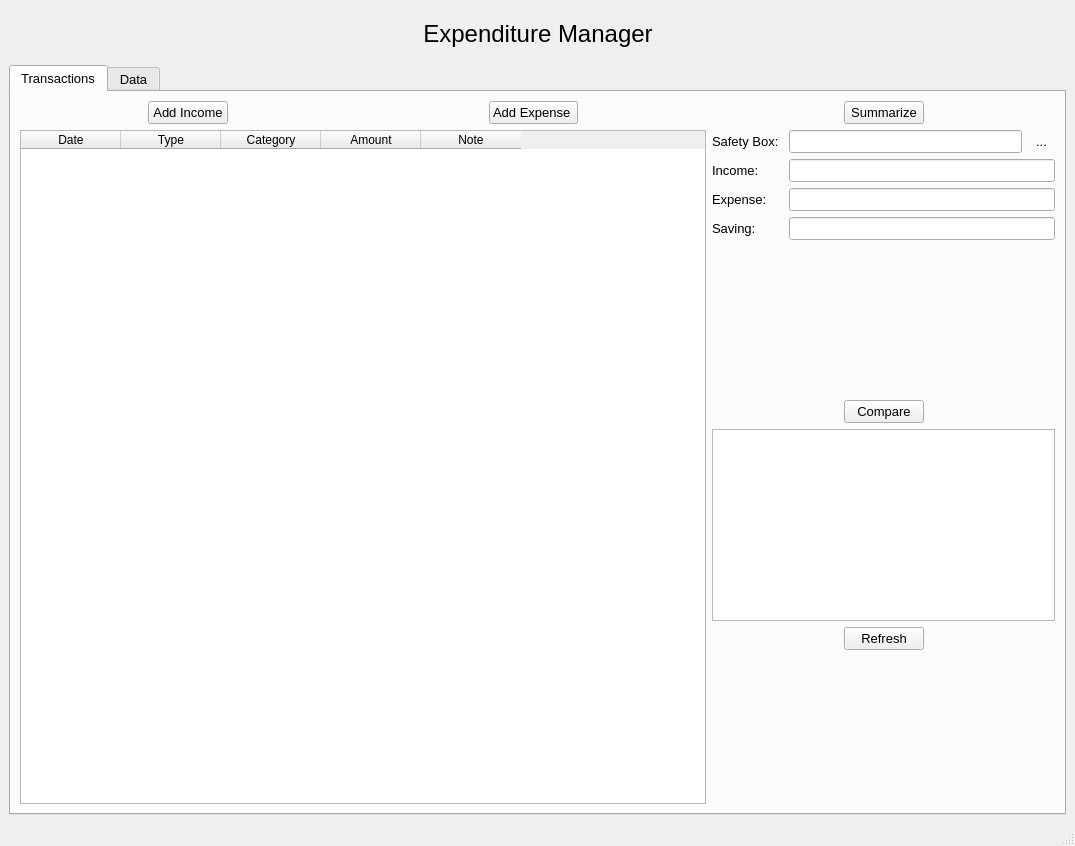
<?xml version="1.0" encoding="UTF-8"?>
<ui version="4.0">
 <class>MainWindow</class>
 <widget class="QMainWindow" name="MainWindow">
  <property name="geometry">
   <rect>
    <x>0</x>
    <y>0</y>
    <width>1075</width>
    <height>846</height>
   </rect>
  </property>
  <property name="font">
   <font>
    <pointsize>10</pointsize>
   </font>
  </property>
  <property name="windowTitle">
   <string>Expenditure Manager</string>
  </property>
  <widget class="QWidget" name="centralwidget">
   <layout class="QVBoxLayout" name="verticalLayout_5" stretch="1,15">
    <item>
     <layout class="QHBoxLayout" name="horizontalLayout">
      <item>
       <spacer name="horizontalSpacer_2">
        <property name="orientation">
         <enum>Qt::Horizontal</enum>
        </property>
        <property name="sizeHint" stdset="0">
         <size>
          <width>40</width>
          <height>20</height>
         </size>
        </property>
       </spacer>
      </item>
      <item>
       <widget class="QLabel" name="label">
        <property name="text">
         <string>&lt;html&gt;&lt;head/&gt;&lt;body&gt;&lt;p&gt;&lt;span style=&quot; font-size:18pt;&quot;&gt;Expenditure Manager&lt;/span&gt;&lt;/p&gt;&lt;/body&gt;&lt;/html&gt;</string>
        </property>
        <property name="alignment">
         <set>Qt::AlignCenter</set>
        </property>
       </widget>
      </item>
      <item>
       <spacer name="horizontalSpacer">
        <property name="orientation">
         <enum>Qt::Horizontal</enum>
        </property>
        <property name="sizeHint" stdset="0">
         <size>
          <width>31</width>
          <height>33</height>
         </size>
        </property>
       </spacer>
      </item>
     </layout>
    </item>
    <item>
     <widget class="QTabWidget" name="tabWidget">
      <property name="sizePolicy">
       <sizepolicy hsizetype="Preferred" vsizetype="Preferred">
        <horstretch>0</horstretch>
        <verstretch>0</verstretch>
       </sizepolicy>
      </property>
      <property name="currentIndex">
       <number>0</number>
      </property>
      <widget class="QWidget" name="tabTransactions">
       <attribute name="title">
        <string>Transactions</string>
       </attribute>
       <layout class="QHBoxLayout" name="horizontalLayout_10" stretch="0">
        <item>
         <layout class="QHBoxLayout" name="horizontalLayout_9" stretch="2,1">
          <item>
           <layout class="QVBoxLayout" name="verticalLayout_2" stretch="0,0">
            <item>
             <layout class="QHBoxLayout" name="horizontalLayout_2">
              <item>
               <spacer name="horizontalSpacer_4">
                <property name="orientation">
                 <enum>Qt::Horizontal</enum>
                </property>
                <property name="sizeHint" stdset="0">
                 <size>
                  <width>40</width>
                  <height>20</height>
                 </size>
                </property>
               </spacer>
              </item>
              <item>
               <widget class="QPushButton" name="btnAdd_Income">
                <property name="text">
                 <string>Add Income</string>
                </property>
               </widget>
              </item>
              <item>
               <spacer name="horizontalSpacer_3">
                <property name="orientation">
                 <enum>Qt::Horizontal</enum>
                </property>
                <property name="sizeHint" stdset="0">
                 <size>
                  <width>40</width>
                  <height>20</height>
                 </size>
                </property>
               </spacer>
              </item>
              <item>
               <spacer name="horizontalSpacer_5">
                <property name="orientation">
                 <enum>Qt::Horizontal</enum>
                </property>
                <property name="sizeHint" stdset="0">
                 <size>
                  <width>40</width>
                  <height>20</height>
                 </size>
                </property>
               </spacer>
              </item>
              <item>
               <widget class="QPushButton" name="btnAdd_Expense">
                <property name="text">
                 <string>Add Expense </string>
                </property>
               </widget>
              </item>
              <item>
               <spacer name="horizontalSpacer_6">
                <property name="orientation">
                 <enum>Qt::Horizontal</enum>
                </property>
                <property name="sizeHint" stdset="0">
                 <size>
                  <width>40</width>
                  <height>20</height>
                 </size>
                </property>
               </spacer>
              </item>
             </layout>
            </item>
            <item>
             <widget class="QTableWidget" name="tableInfor">
              <attribute name="verticalHeaderStretchLastSection">
               <bool>true</bool>
              </attribute>
              <column>
               <property name="text">
                <string>Date</string>
               </property>
              </column>
              <column>
               <property name="text">
                <string>Type</string>
               </property>
              </column>
              <column>
               <property name="text">
                <string>Category</string>
               </property>
              </column>
              <column>
               <property name="text">
                <string>Amount</string>
               </property>
              </column>
              <column>
               <property name="text">
                <string>Note</string>
               </property>
              </column>
             </widget>
            </item>
           </layout>
          </item>
          <item>
           <layout class="QVBoxLayout" name="verticalLayout" stretch="1,3,1,1,0,1,1">
            <item>
             <layout class="QHBoxLayout" name="horizontalLayout_6">
              <item>
               <spacer name="horizontalSpacer_11">
                <property name="orientation">
                 <enum>Qt::Horizontal</enum>
                </property>
                <property name="sizeHint" stdset="0">
                 <size>
                  <width>40</width>
                  <height>20</height>
                 </size>
                </property>
               </spacer>
              </item>
              <item>
               <widget class="QPushButton" name="btnSummarize">
                <property name="text">
                 <string>Summarize</string>
                </property>
               </widget>
              </item>
              <item>
               <spacer name="horizontalSpacer_12">
                <property name="orientation">
                 <enum>Qt::Horizontal</enum>
                </property>
                <property name="sizeHint" stdset="0">
                 <size>
                  <width>40</width>
                  <height>20</height>
                 </size>
                </property>
               </spacer>
              </item>
             </layout>
            </item>
            <item>
             <layout class="QGridLayout" name="gridLayout">
              <item row="4" column="0">
               <widget class="QLabel" name="label_2">
                <property name="text">
                 <string>Saving:</string>
                </property>
               </widget>
              </item>
              <item row="4" column="2">
               <widget class="QLineEdit" name="txtSaving"/>
              </item>
              <item row="0" column="0">
               <widget class="QLabel" name="label_7">
                <property name="text">
                 <string>Safety Box: </string>
                </property>
               </widget>
              </item>
              <item row="2" column="2">
               <widget class="QLineEdit" name="txtIncome"/>
              </item>
              <item row="3" column="0">
               <widget class="QLabel" name="label_4">
                <property name="text">
                 <string>Expense:</string>
                </property>
               </widget>
              </item>
              <item row="2" column="0">
               <widget class="QLabel" name="label_3">
                <property name="text">
                 <string>Income:</string>
                </property>
               </widget>
              </item>
              <item row="3" column="2">
               <widget class="QLineEdit" name="txtExpense"/>
              </item>
              <item row="0" column="2">
               <layout class="QHBoxLayout" name="horizontalLayout_11">
                <item>
                 <widget class="QLineEdit" name="txtSafetyBox"/>
                </item>
                <item>
                 <widget class="QToolButton" name="btnEditSafetyBox">
                  <property name="text">
                   <string>...</string>
                  </property>
                  <property name="icon">
                   <iconset>
                    <normaloff>edit.png</normaloff>edit.png</iconset>
                  </property>
                  <property name="autoRaise">
                   <bool>true</bool>
                  </property>
                 </widget>
                </item>
               </layout>
              </item>
             </layout>
            </item>
            <item>
             <spacer name="verticalSpacer">
              <property name="orientation">
               <enum>Qt::Vertical</enum>
              </property>
              <property name="sizeType">
               <enum>QSizePolicy::Preferred</enum>
              </property>
              <property name="sizeHint" stdset="0">
               <size>
                <width>266</width>
                <height>19</height>
               </size>
              </property>
             </spacer>
            </item>
            <item>
             <layout class="QHBoxLayout" name="horizontalLayout_3">
              <item>
               <spacer name="horizontalSpacer_7">
                <property name="orientation">
                 <enum>Qt::Horizontal</enum>
                </property>
                <property name="sizeHint" stdset="0">
                 <size>
                  <width>40</width>
                  <height>20</height>
                 </size>
                </property>
               </spacer>
              </item>
              <item>
               <widget class="QPushButton" name="btnCompare">
                <property name="text">
                 <string>Compare</string>
                </property>
               </widget>
              </item>
              <item>
               <spacer name="horizontalSpacer_8">
                <property name="orientation">
                 <enum>Qt::Horizontal</enum>
                </property>
                <property name="sizeHint" stdset="0">
                 <size>
                  <width>40</width>
                  <height>20</height>
                 </size>
                </property>
               </spacer>
              </item>
             </layout>
            </item>
            <item>
             <widget class="QPlainTextEdit" name="txtComment"/>
            </item>
            <item>
             <layout class="QHBoxLayout" name="horizontalLayout_5">
              <item>
               <spacer name="horizontalSpacer_9">
                <property name="orientation">
                 <enum>Qt::Horizontal</enum>
                </property>
                <property name="sizeHint" stdset="0">
                 <size>
                  <width>40</width>
                  <height>20</height>
                 </size>
                </property>
               </spacer>
              </item>
              <item>
               <widget class="QPushButton" name="btnRefresh">
                <property name="text">
                 <string>Refresh</string>
                </property>
               </widget>
              </item>
              <item>
               <spacer name="horizontalSpacer_10">
                <property name="orientation">
                 <enum>Qt::Horizontal</enum>
                </property>
                <property name="sizeHint" stdset="0">
                 <size>
                  <width>40</width>
                  <height>20</height>
                 </size>
                </property>
               </spacer>
              </item>
             </layout>
            </item>
            <item>
             <spacer name="verticalSpacer_2">
              <property name="orientation">
               <enum>Qt::Vertical</enum>
              </property>
              <property name="sizeType">
               <enum>QSizePolicy::Preferred</enum>
              </property>
              <property name="sizeHint" stdset="0">
               <size>
                <width>20</width>
                <height>30</height>
               </size>
              </property>
             </spacer>
            </item>
           </layout>
          </item>
         </layout>
        </item>
       </layout>
      </widget>
      <widget class="QWidget" name="tabData">
       <attribute name="title">
        <string>Data</string>
       </attribute>
       <layout class="QHBoxLayout" name="horizontalLayout_8" stretch="1,5,1,5,1,0">
        <item>
         <spacer name="horizontalSpacer_15">
          <property name="orientation">
           <enum>Qt::Horizontal</enum>
          </property>
          <property name="sizeHint" stdset="0">
           <size>
            <width>40</width>
            <height>20</height>
           </size>
          </property>
         </spacer>
        </item>
        <item>
         <layout class="QVBoxLayout" name="verticalLayout_3" stretch="1,20">
          <item>
           <layout class="QHBoxLayout" name="horizontalLayout_7">
            <item>
             <spacer name="horizontalSpacer_13">
              <property name="orientation">
               <enum>Qt::Horizontal</enum>
              </property>
              <property name="sizeHint" stdset="0">
               <size>
                <width>40</width>
                <height>20</height>
               </size>
              </property>
             </spacer>
            </item>
            <item>
             <widget class="QLabel" name="label_5">
              <property name="font">
               <font>
                <weight>75</weight>
                <bold>true</bold>
               </font>
              </property>
              <property name="text">
               <string>This Month</string>
              </property>
             </widget>
            </item>
            <item>
             <spacer name="horizontalSpacer_14">
              <property name="orientation">
               <enum>Qt::Horizontal</enum>
              </property>
              <property name="sizeHint" stdset="0">
               <size>
                <width>40</width>
                <height>20</height>
               </size>
              </property>
             </spacer>
            </item>
           </layout>
          </item>
          <item>
           <widget class="QTableWidget" name="tableThisMonth">
            <property name="enabled">
             <bool>true</bool>
            </property>
            <property name="maximumSize">
             <size>
              <width>16777215</width>
              <height>16777215</height>
             </size>
            </property>
            <property name="font">
             <font>
              <pointsize>10</pointsize>
             </font>
            </property>
            <property name="layoutDirection">
             <enum>Qt::LeftToRight</enum>
            </property>
            <attribute name="horizontalHeaderDefaultSectionSize">
             <number>315</number>
            </attribute>
            <attribute name="verticalHeaderDefaultSectionSize">
             <number>30</number>
            </attribute>
            <row>
             <property name="text">
              <string>1. Income</string>
             </property>
             <property name="font">
              <font>
               <weight>75</weight>
               <bold>true</bold>
              </font>
             </property>
            </row>
            <row>
             <property name="text">
              <string>Salary</string>
             </property>
             <property name="textAlignment">
              <set>AlignLeading|AlignVCenter</set>
             </property>
            </row>
            <row>
             <property name="text">
              <string>Allowance</string>
             </property>
            </row>
            <row>
             <property name="text">
              <string>Full-time job</string>
             </property>
            </row>
            <row>
             <property name="text">
              <string>Part-time job</string>
             </property>
            </row>
            <row>
             <property name="text">
              <string>Other</string>
             </property>
            </row>
            <row>
             <property name="text">
              <string>2. Expense</string>
             </property>
             <property name="font">
              <font>
               <weight>75</weight>
               <bold>true</bold>
              </font>
             </property>
            </row>
            <row>
             <property name="text">
              <string>Food</string>
             </property>
            </row>
            <row>
             <property name="text">
              <string>Transport</string>
             </property>
            </row>
            <row>
             <property name="text">
              <string>Education</string>
             </property>
            </row>
            <row>
             <property name="text">
              <string>Entertainment</string>
             </property>
            </row>
            <row>
             <property name="text">
              <string>Other</string>
             </property>
            </row>
            <row>
             <property name="text">
              <string>3. Saving</string>
             </property>
             <property name="font">
              <font>
               <weight>75</weight>
               <bold>true</bold>
              </font>
             </property>
            </row>
           </widget>
          </item>
         </layout>
        </item>
        <item>
         <spacer name="horizontalSpacer_17">
          <property name="orientation">
           <enum>Qt::Horizontal</enum>
          </property>
          <property name="sizeHint" stdset="0">
           <size>
            <width>67</width>
            <height>20</height>
           </size>
          </property>
         </spacer>
        </item>
        <item>
         <layout class="QVBoxLayout" name="verticalLayout_4" stretch="1,10">
          <item>
           <layout class="QHBoxLayout" name="horizontalLayout_4">
            <item>
             <widget class="QLineEdit" name="txtSearch">
              <property name="minimumSize">
               <size>
                <width>161</width>
                <height>20</height>
               </size>
              </property>
              <property name="font">
               <font>
                <pointsize>8</pointsize>
               </font>
              </property>
              <property name="accessibleName">
               <string/>
              </property>
              <property name="placeholderText">
               <string comment="vd: 2026-2, 2026-3" extracomment="vd: 2026-2, 2026-3">  mm/yyyy</string>
              </property>
             </widget>
            </item>
            <item>
             <widget class="QPushButton" name="btnSearch">
              <property name="minimumSize">
               <size>
                <width>0</width>
                <height>20</height>
               </size>
              </property>
              <property name="text">
               <string>Search</string>
              </property>
             </widget>
            </item>
           </layout>
          </item>
          <item>
           <widget class="QTableWidget" name="tablePreviousMonths">
            <property name="enabled">
             <bool>true</bool>
            </property>
            <property name="font">
             <font>
              <pointsize>10</pointsize>
             </font>
            </property>
            <property name="layoutDirection">
             <enum>Qt::LeftToRight</enum>
            </property>
            <attribute name="horizontalHeaderDefaultSectionSize">
             <number>315</number>
            </attribute>
            <attribute name="verticalHeaderDefaultSectionSize">
             <number>30</number>
            </attribute>
            <row>
             <property name="text">
              <string>1. Income</string>
             </property>
             <property name="font">
              <font>
               <weight>75</weight>
               <bold>true</bold>
              </font>
             </property>
            </row>
            <row>
             <property name="text">
              <string>Salary</string>
             </property>
             <property name="textAlignment">
              <set>AlignLeading|AlignVCenter</set>
             </property>
            </row>
            <row>
             <property name="text">
              <string>Allowance</string>
             </property>
            </row>
            <row>
             <property name="text">
              <string>Full-time job</string>
             </property>
            </row>
            <row>
             <property name="text">
              <string>Part-time job</string>
             </property>
            </row>
            <row>
             <property name="text">
              <string>Other</string>
             </property>
            </row>
            <row>
             <property name="text">
              <string>2. Expense</string>
             </property>
             <property name="font">
              <font>
               <weight>75</weight>
               <bold>true</bold>
              </font>
             </property>
            </row>
            <row>
             <property name="text">
              <string>Food</string>
             </property>
            </row>
            <row>
             <property name="text">
              <string>Transport</string>
             </property>
            </row>
            <row>
             <property name="text">
              <string>Education</string>
             </property>
            </row>
            <row>
             <property name="text">
              <string>Entertainment</string>
             </property>
            </row>
            <row>
             <property name="text">
              <string>Other</string>
             </property>
            </row>
            <row>
             <property name="text">
              <string>3. Saving</string>
             </property>
             <property name="font">
              <font>
               <weight>75</weight>
               <bold>true</bold>
              </font>
             </property>
            </row>
           </widget>
          </item>
         </layout>
        </item>
        <item>
         <spacer name="horizontalSpacer_16">
          <property name="orientation">
           <enum>Qt::Horizontal</enum>
          </property>
          <property name="sizeHint" stdset="0">
           <size>
            <width>40</width>
            <height>20</height>
           </size>
          </property>
         </spacer>
        </item>
        <item>
         <widget class="QLabel" name="label_6">
          <property name="text">
           <string/>
          </property>
         </widget>
        </item>
       </layout>
      </widget>
     </widget>
    </item>
   </layout>
  </widget>
  <widget class="QMenuBar" name="menubar">
   <property name="geometry">
    <rect>
     <x>0</x>
     <y>0</y>
     <width>1075</width>
     <height>26</height>
    </rect>
   </property>
  </widget>
  <widget class="QStatusBar" name="statusbar"/>
 </widget>
 <resources/>
 <connections/>
</ui>
